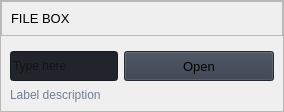
                        <widget class="QFrame" name="row_1">
                         <property name="frameShape">
                          <enum>QFrame::StyledPanel</enum>
                         </property>
                         <property name="frameShadow">
                          <enum>QFrame::Raised</enum>
                         </property>
                         <layout class="QHBoxLayout" name="horizontalLayout_7">
                          <property name="spacing">
                           <number>0</number>
                          </property>
                          <property name="leftMargin">
                           <number>0</number>
                          </property>
                          <property name="topMargin">
                           <number>0</number>
                          </property>
                          <property name="rightMargin">
                           <number>0</number>
                          </property>
                          <property name="bottomMargin">
                           <number>0</number>
                          </property>
                          <item>
                           <widget class="QFrame" name="frame_div_content_1">
                            <property name="minimumSize">
                             <size>
                              <width>0</width>
                              <height>110</height>
                             </size>
                            </property>
                            <property name="maximumSize">
                             <size>
                              <width>16777215</width>
                              <height>110</height>
                             </size>
                            </property>
                            <property name="frameShape">
                             <enum>QFrame::NoFrame</enum>
                            </property>
                            <property name="frameShadow">
                             <enum>QFrame::Raised</enum>
                            </property>
                            <layout class="QGridLayout" name="gridLayout_5">
                             <property name="leftMargin">
                              <number>0</number>
                             </property>
                             <property name="topMargin">
                              <number>0</number>
                             </property>
                             <property name="rightMargin">
                              <number>0</number>
                             </property>
                             <property name="bottomMargin">
                              <number>0</number>
                             </property>
                             <item row="0" column="0">
                              <widget class="QFrame" name="frame_title_wid_1">
                               <property name="maximumSize">
                                <size>
                                 <width>16777215</width>
                                 <height>35</height>
                                </size>
                               </property>
                               <property name="frameShape">
                                <enum>QFrame::StyledPanel</enum>
                               </property>
                               <property name="frameShadow">
                                <enum>QFrame::Raised</enum>
                               </property>
                               <layout class="QVBoxLayout" name="verticalLayout_18">
                                <item>
                                 <widget class="QLabel" name="labelBoxBlenderInstalation">
                                  <property name="font">
                                   <font>
                                    <family>Segoe UI</family>
                                    <pointsize>10</pointsize>
                                    <italic>false</italic>
                                    <bold>false</bold>
                                   </font>
                                  </property>
                                  <property name="styleSheet">
                                   <string notr="true"/>
                                  </property>
                                  <property name="text">
                                   <string>FILE BOX</string>
                                  </property>
                                 </widget>
                                </item>
                               </layout>
                              </widget>
                             </item>
                             <item row="1" column="0">
                              <widget class="QFrame" name="frame_content_wid_1">
                               <property name="frameShape">
                                <enum>QFrame::NoFrame</enum>
                               </property>
                               <property name="frameShadow">
                                <enum>QFrame::Raised</enum>
                               </property>
                               <layout class="QHBoxLayout" name="horizontalLayout_9">
                                <item>
                                 <layout class="QGridLayout" name="gridLayout">
                                  <property name="bottomMargin">
                                   <number>0</number>
                                  </property>
                                  <item row="1" column="1">
                                   <widget class="QPushButton" name="pushButton">
                                    <property name="minimumSize">
                                     <size>
                                      <width>150</width>
                                      <height>30</height>
                                     </size>
                                    </property>
                                    <property name="font">
                                     <font>
                                      <family>Segoe UI</family>
                                      <pointsize>10</pointsize>
                                      <italic>false</italic>
                                      <bold>false</bold>
                                     </font>
                                    </property>
                                    <property name="cursor">
                                     <cursorShape>PointingHandCursor</cursorShape>
                                    </property>
                                    <property name="styleSheet">
                                     <string notr="true">background-color: rgb(52, 59, 72);</string>
                                    </property>
                                    <property name="text">
                                     <string>Open</string>
                                    </property>
                                    <property name="icon">
                                     <iconset resource="resources.qrc">
                                      <normaloff>:/icons/images/icons/cil-folder-open.png</normaloff>:/icons/images/icons/cil-folder-open.png</iconset>
                                    </property>
                                   </widget>
                                  </item>
                                  <item row="1" column="0">
                                   <widget class="QLineEdit" name="lineEdit">
                                    <property name="minimumSize">
                                     <size>
                                      <width>0</width>
                                      <height>30</height>
                                     </size>
                                    </property>
                                    <property name="styleSheet">
                                     <string notr="true">background-color: rgb(33, 37, 43);</string>
                                    </property>
                                    <property name="text">
                                     <string/>
                                    </property>
                                    <property name="placeholderText">
                                     <string>Type here</string>
                                    </property>
                                   </widget>
                                  </item>
                                  <item row="2" column="0" colspan="2">
                                   <widget class="QLabel" name="labelVersion_3">
                                    <property name="styleSheet">
                                     <string notr="true">color: rgb(113, 126, 149);</string>
                                    </property>
                                    <property name="lineWidth">
                                     <number>1</number>
                                    </property>
                                    <property name="text">
                                     <string>Label description</string>
                                    </property>
                                    <property name="alignment">
                                     <set>Qt::AlignLeading|Qt::AlignLeft|Qt::AlignVCenter</set>
                                    </property>
                                   </widget>
                                  </item>
                                 </layout>
                                </item>
                               </layout>
                              </widget>
                             </item>
                            </layout>
                           </widget>
                          </item>
                         </layout>
                        </widget>
